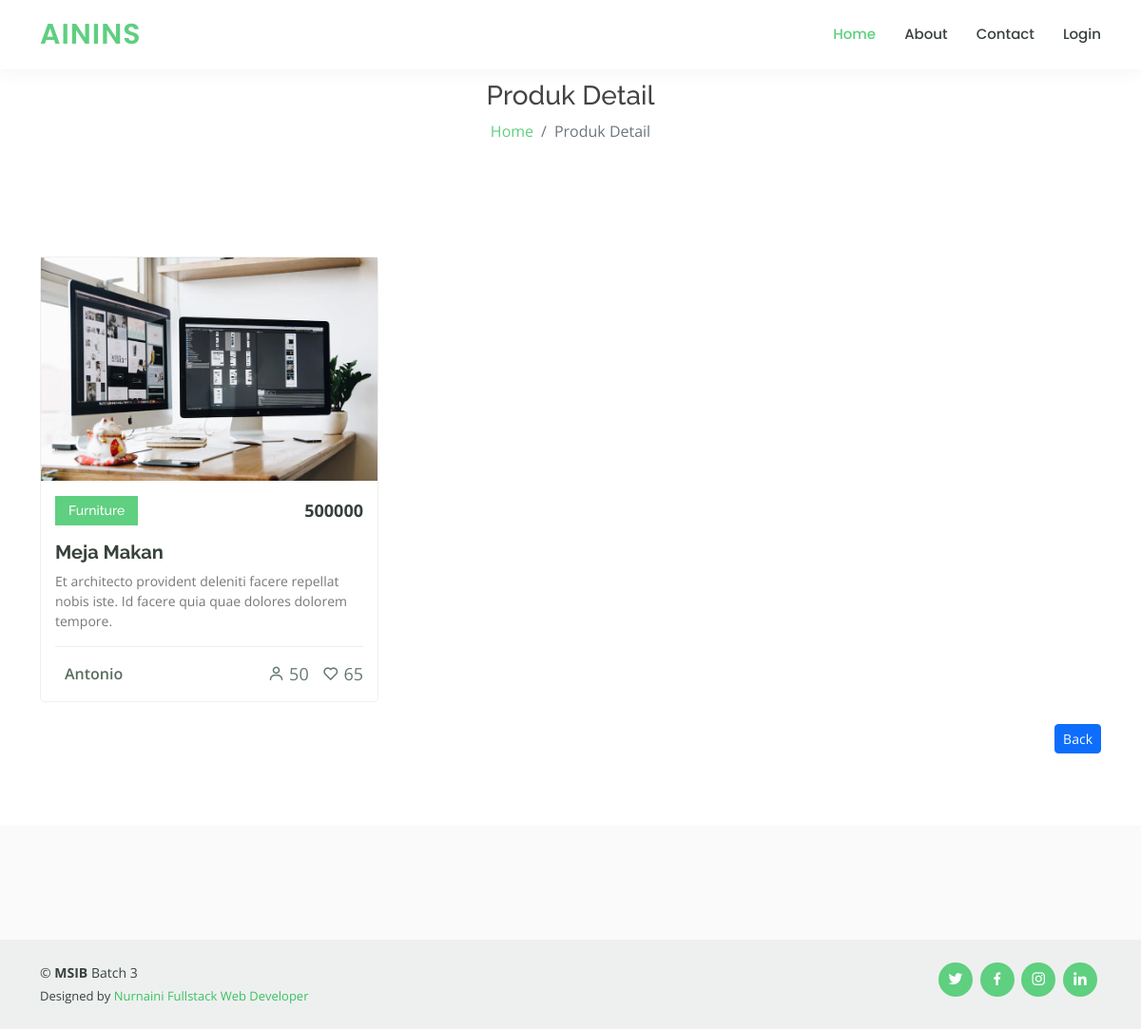
Page /index.php?hal=produk_detail&id=8 on the committed database.
### tables this page shows
CREATE TABLE `produk` (
  `id` int(11) NOT NULL,
  `kode` char(5) NOT NULL,
  `nama` varchar(50) NOT NULL,
  `stok` int(11) NOT NULL,
  `tgl_produksi` date NOT NULL,
  `kondisi` enum('Baru','Second') NOT NULL,
  `idjenis` int(11) NOT NULL,
  `foto` varchar(30) DEFAULT NULL,
  `harga` int(100) DEFAULT NULL
);

CREATE TABLE `jenis` (
  `id` int(11) NOT NULL,
  `nama` varchar(30) NOT NULL
);

### models/Produk.php (called while the page is built, shortened)
<?php
class Produk{
    private $koneksi;
    public function __construct(){
        global $dbh;
        $this->koneksi = $dbh;
    }
    public function getProduk($id){
        $sql = "SELECT produk.*, jenis.nama AS kategori FROM produk
                INNER JOIN jenis ON jenis.id = produk.idjenis
                WHERE produk.id = ?";
        $ps = $this->koneksi->prepare($sql);
        $ps->execute([$id]);
        $rs = $ps->fetch();
        return $rs;
    }
}

### produk_detail.php (the view, shortened to what this page needs)
<?php
$id = $_REQUEST['id'];
$model = new Produk();
$produk = $model->getProduk($id);
?>
<section class="page-title bg-title overlay-dark">
    <div class="container">
        <div class="row">
            <div class="col-12 text-center">
                <div class="title">
                    <h3>Produk Detail</h3>
                </div>
                <ol class="breadcrumb justify-content-center p-0 m-0">
                    <li class="breadcrumb-item"><a href="index.php?hal=home">Home</a></li>
                    <li class="breadcrumb-item active">Produk Detail</li>
                </ol>
            </div>
        </div>
    </div>
</section>
<section id="popular-courses" class="courses">
      <div class="container" data-aos="fade-up">
        <div class="row" data-aos="zoom-in" data-aos-delay="100">
          <div class="col-lg-4 col-md-6 d-flex align-items-stretch">
            <div class="course-item">
              <img src="assets/img/course-1.jpg" class="img-fluid" alt="...">
              <div class="course-content">
                <div class="d-flex justify-content-between align-items-center mb-3">
                  <h4><?= $produk['kategori'] ?></h4>
                  <p class="price"><?= $produk['harga'] ?></p>
                </div>
                <h3><a href="course-details.html"><?= $produk['nama'] ?></a></h3>
                <p>Et architecto provident deleniti facere repellat nobis iste. Id facere quia quae dolores dolorem tempore.</p>
                <div class="trainer d-flex justify-content-between align-items-center">
                  <div class="trainer-profile d-flex align-items-center">
                    <span>Antonio</span>
                  </div>
                  <div class="trainer-rank d-flex align-items-center">
                    <i class="bx bx-user"></i>&nbsp;50
                    &nbsp;&nbsp;
                    <i class="bx bx-heart"></i>&nbsp;65
                  </div>
                </div>
              </div>
            </div>
          </div>
        </div>
        <br />
        <p align="right">
        <a href="index.php?hal=produk" class="btn btn-primary btn-sm">Back</a>
        </p>
      </div>
    </section>

### assets/css/style.css (style rules this page uses)
body { font-family: "Open Sans", sans-serif; color: #444444; }
a { color: #5fcf80; text-decoration: none; }
h1, h2, h3, h4, h5, h6 { font-family: "Raleway", sans-serif; }
section { padding: 60px 0; overflow: hidden; }
.courses .course-item { border-radius: 5px; border: 1px solid #eef0ef; }
.courses .course-content { padding: 15px; }
.courses .course-content h3 { font-weight: 700; font-size: 20px; }
.courses .course-content h3 a { color: #37423b; transition: 0.3s; }
.courses .course-content p { font-size: 14px; color: #777777; }
.courses .course-content h4 { font-size: 14px; background: #5fcf80; padding: 7px 14px; color: #fff; margin: 0; }
.courses .course-content .price { margin: 0; font-weight: 700; font-size: 18px; color: #37423b; }
.courses .trainer { padding-top: 15px; border-top: 1px solid #eef0ef; }
.courses .trainer .trainer-profile span { padding-left: 10px; font-weight: 600; font-size: 16px; color: #5a6c60; }
.courses .trainer .trainer-rank { font-size: 18px; color: #657a6d; }

### rows in the picture
produk: idjenis.nama "Furniture", harga "500000", nama "Meja Makan"
